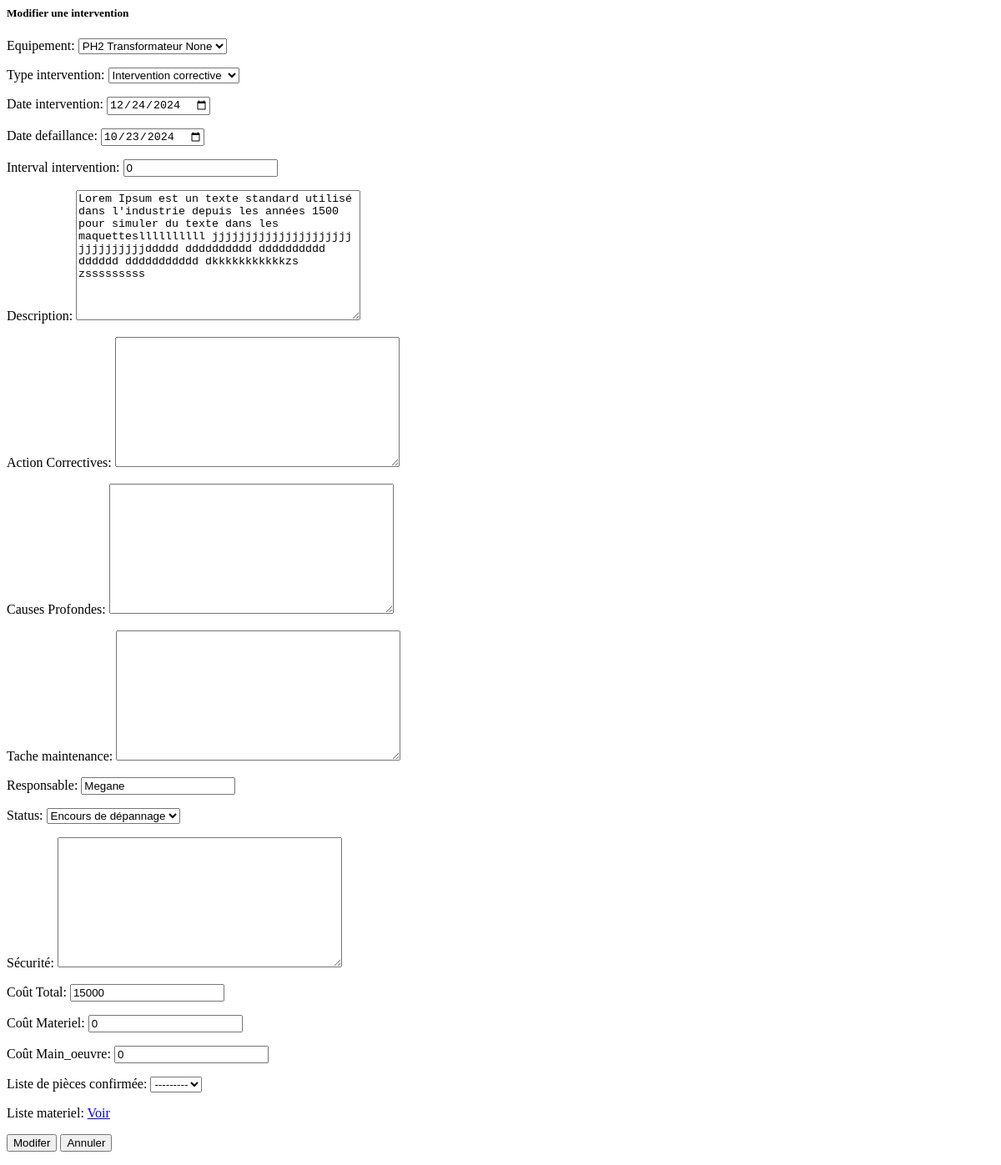
Before: /intervention/update/1 (signed in) with the older database file.
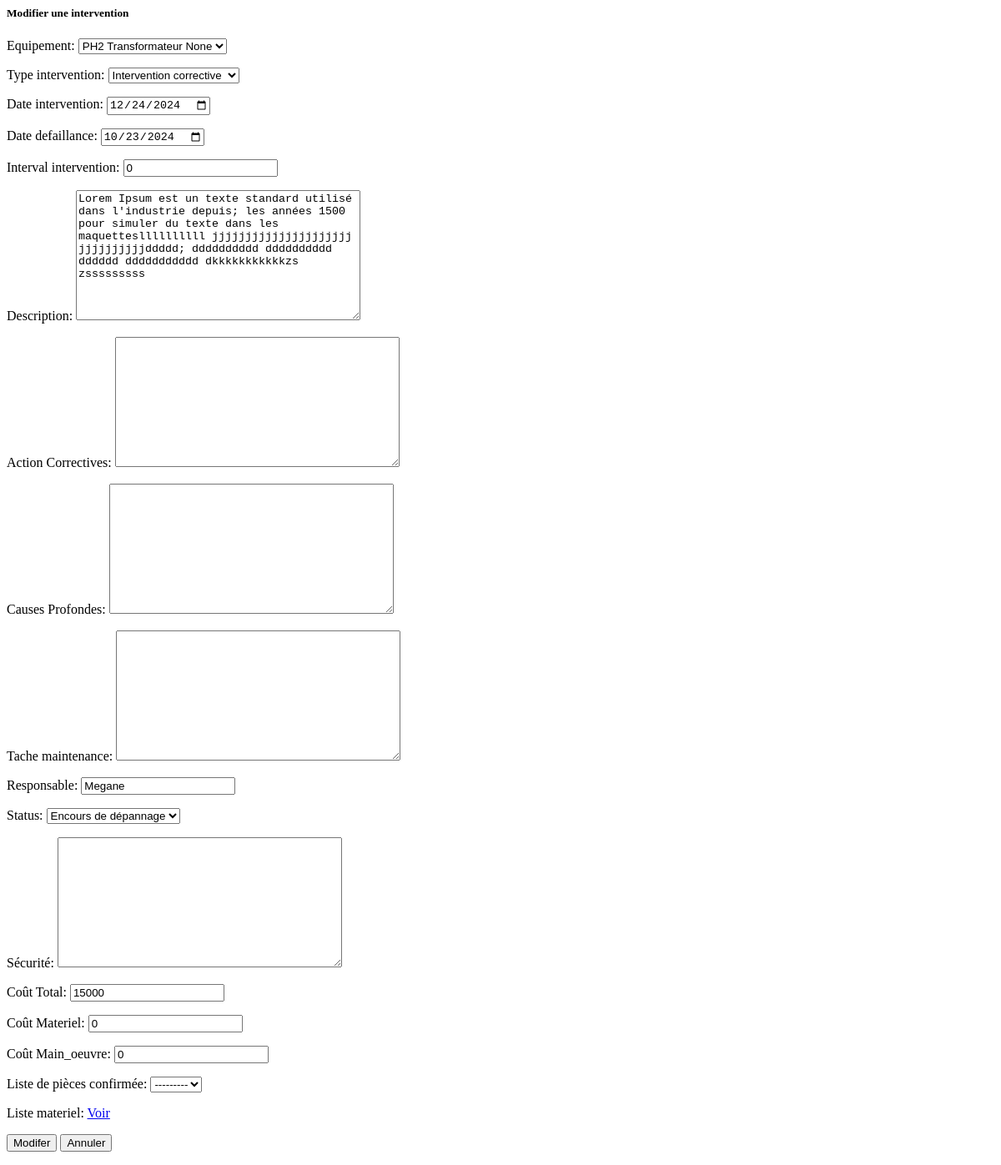
After: the same page with the newer database file.
### eneo_pages/models.py (models this page shows, shortened)
class Intervention(models.Model):
    STATUS = [
        ("En panne", "En panne"),
        ("Encours", "Encours de dépannage"),
        ("Rétablir", "Rétablir"),
    ]
    TYPE = [
        ("Corrective", "Intervention corrective"),
        ("Preventive", "Intervention preventive")
    ]
    equipement = models.ForeignKey(Equipement, on_delete=models.CASCADE)
    type_intervention = models.CharField(max_length=100, choices=TYPE, default="Corrective")
    interval_intervention = models.IntegerField(default=0)
    date_intervention=models.DateField()
    date_defaillance=models.DateField()
    description = models.TextField(blank=True, null=True)
    tache_maintenance = models.TextField(blank=True, null=True)
    action_correctives = models.TextField(blank=True, null=True)
    causes_profondes = models.TextField(blank=True, null=True)
    responsable = models.CharField(max_length=100, blank=True, null=True)
    status = models.CharField(max_length=100, choices=STATUS)
    sécurité = models.TextField(blank=True, null=True)
    coût = models.IntegerField()
    coût_materiel = models.IntegerField(default=0)
    coût_main_oeuvre  = models.IntegerField(default=0)
    date_création=models.DateTimeField(auto_now_add=True)
    date_modification=models.DateTimeField(auto_now=True)

### eneo_pages/views.py (the view, shortened to what this page needs)
# urls.py: path("intervention/update/<int:pk>", views.UpdateIntervention.as_view(), name="update_intervention"),
class UpdateIntervention(LoginRequiredMixin, UpdateView):
    model = Intervention
    form_class = InterventionUpdateForm
    template_name = "pages/intervention/update.html"
    def get_object(self, queryset=None):
        return Intervention.objects.get(pk=self.kwargs['pk'])

### eneo_pages/context_processor.py (called while the page is built)
def piece_rechange(request):
    return{'piece_rechange': Session(request)}

### eneo_pages/models.py (called while the page is built)
    def __str__(self):
        return "{} {} {}".format(self.nom, self.type_equipement, self.numero_serie)

### eneo_pages/templates/pages/intervention/update.html (shortened to what this page needs)
  <div class="modal-content">
    <div class="modal-header">
      <h5 class="modal-title">Modifier une intervention</h5>
    </div>
    <div class="modal-body">
      <form hx-post="{{ request.path }}" action="" method="post">
        {{ form.as_p }}
        <p>Liste materiel: <a href="{% url 'view_cart' %}"><span class="badge rounded-pill badge-warning fs-7">Voir</span></a></p>
        <button type="submit" class="btn btn-success">Modifer</button>
        <button type="button" data-bs-dismiss="modal" class="btn btn-info">Annuler</button>
      </form>
    </div>
  </div>

Changed rows visible on the page:
changed Intervention "PH2 Transformateur None": description "…standard utilisé dans l'industrie depuis les années 1500 pour simuler du texte dans les maquettesllllllllll jjjjjjjjjjjjjjjjjjjjj jjjjjjjjjjddddd dddddddddd dddddddddd dddddd ddddddddddd…" → "…standard utilisé dans l'industrie depuis; les années 1500 pour simuler du texte dans les maquettesllllllllll jjjjjjjjjjjjjjjjjjjjj jjjjjjjjjjddddd; dddddddddd dddddddddd dddddd ddddddddddd…"
